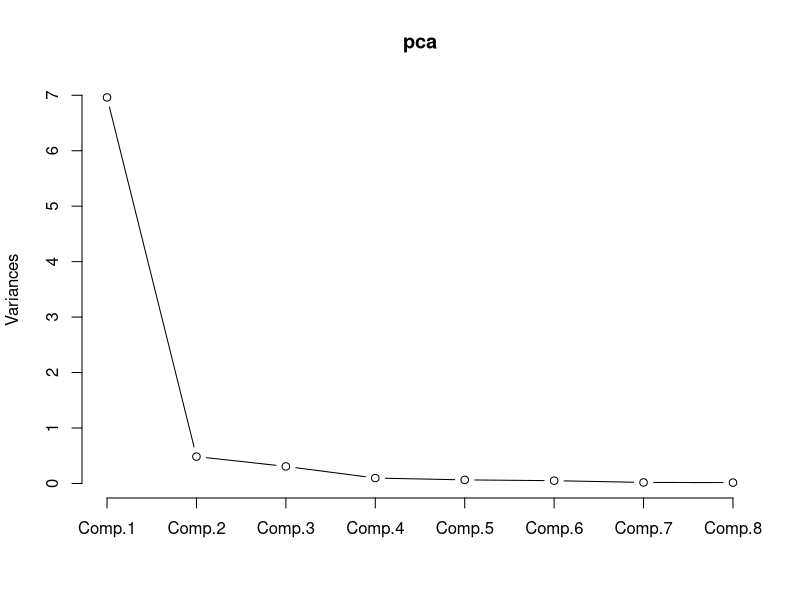
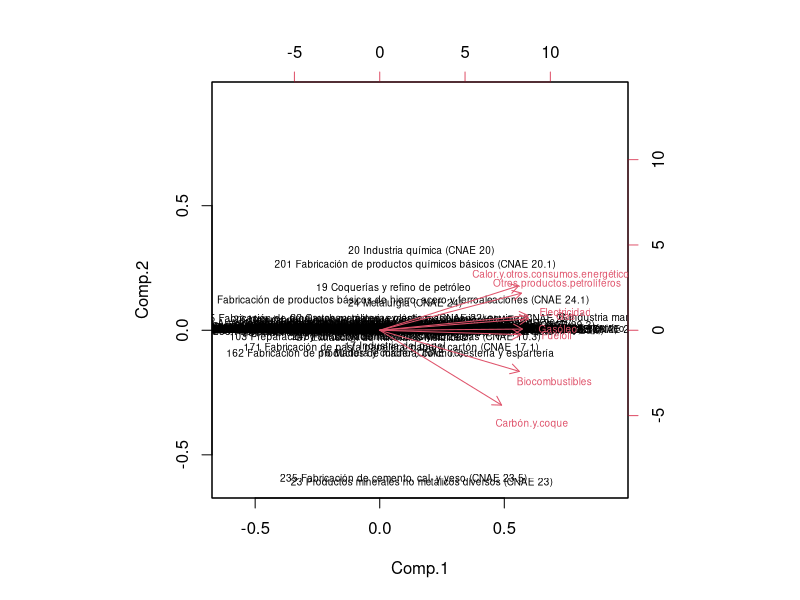

Recreate these plots in R, in order.
# Load data

X <- read.csv("INE_consumos_energeticos.csv", sep = ",")
rownames(X) <- X[, 1]
X <- X[, -1]

# Principal component analysis
pca <- princomp(X, cor = TRUE)

# Useful plots

plot(pca, type = "l")
biplot(pca, cex = 0.6)
